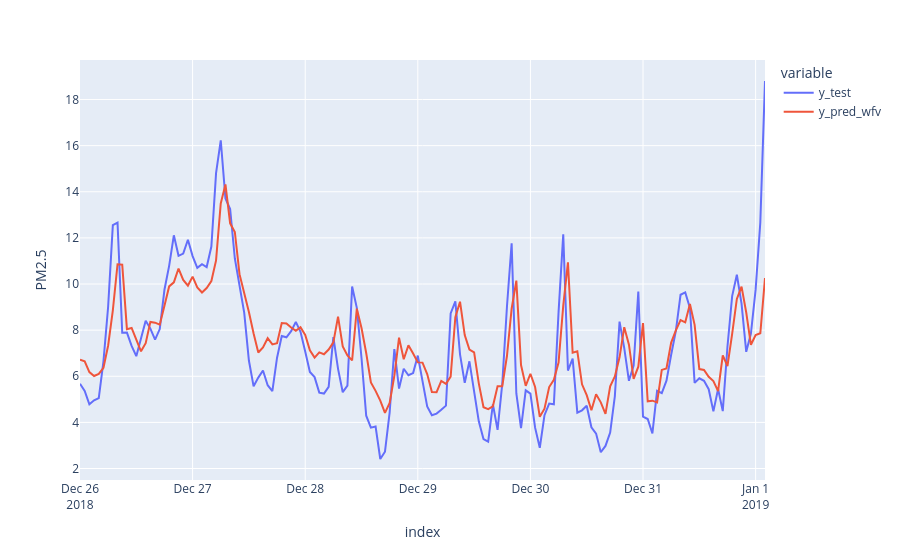

This figure's notebook cell:
### Markdown cell above
Next, we Put the values for `y_test` and `y_pred_wfv` into the DataFrame `df_pred_test` (don't forget the index). Then plot `df_pred_test` using plotly express.

### Code cell
df_pred_test = pd.DataFrame(
    {"y_test": y_test, "y_pred_wfv": y_pred_wfv}
)

fig = px.line(df_pred_test, labels={"value": "PM2.5"})
fig.show()

### Figure 1 — Plotly figure (JSON) as saved in the notebook; plotly's stock layout.template omitted (floating-point values rounded to 4 significant figures; data arrays with more than 128 entries replaced by an {"elided": "..."} marker saying what was removed)
{"data": [{"hovertemplate": "variable=y_test<br>index=%{x}<br>PM2.5=%{y}<extra></extra>", "legendgroup": "y_test", "line": {"color": "#636efa", "dash": "solid"}, "marker": {"symbol": "circle"}, "mode": "lines", "name": "y_test", "orientation": "v", "showlegend": true, "type": "scatter", "x": {"elided": "147 str values"}, "xaxis": "x", "y": {"elided": "147 float values"}, "yaxis": "y"}, {"hovertemplate": "variable=y_pred_wfv<br>index=%{x}<br>PM2.5=%{y}<extra></extra>", "legendgroup": "y_pred_wfv", "line": {"color": "#EF553B", "dash": "solid"}, "marker": {"symbol": "circle"}, "mode": "lines", "name": "y_pred_wfv", "orientation": "v", "showlegend": true, "type": "scatter", "x": {"elided": "147 str values"}, "xaxis": "x", "y": {"elided": "147 float values"}, "yaxis": "y"}], "layout": {"legend": {"title": {"text": "variable"}, "tracegroupgap": 0}, "margin": {"t": 60}, "xaxis": {"anchor": "y", "domain": [0, 1], "title": {"text": "index"}}, "yaxis": {"anchor": "x", "domain": [0, 1], "title": {"text": "PM2.5"}}}}
